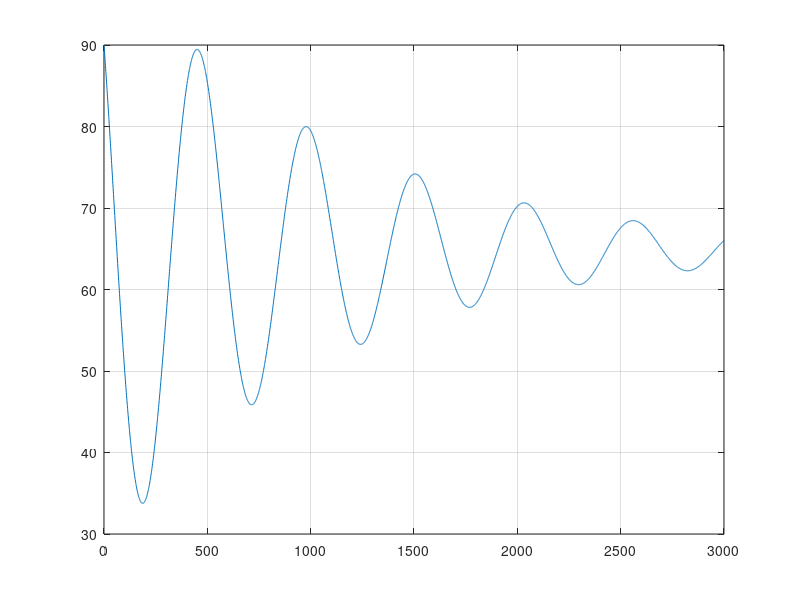
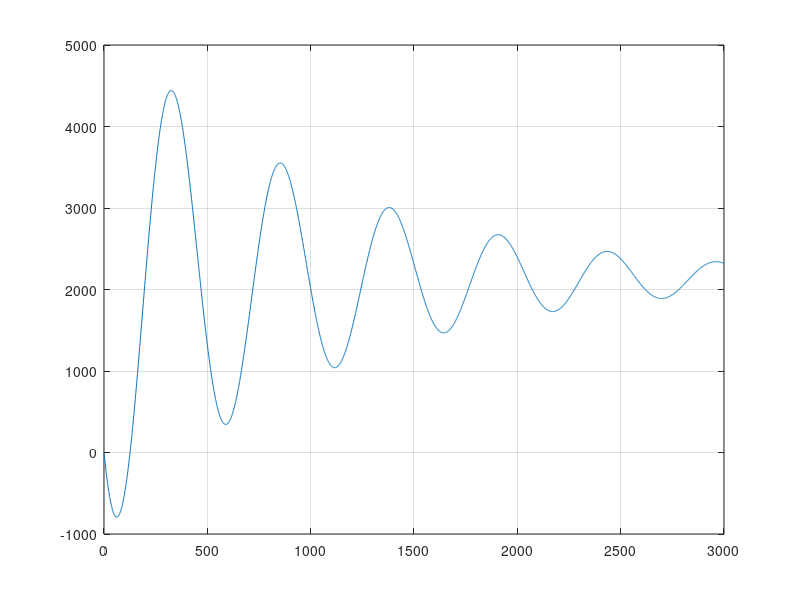

The MATLAB source for these figures, in order:
%%%%%%%%%%%%%%%%%%%%%%%%%%%%%%%%%%%%%%%%%%%%%
%% 《控制之美-卷一(第二版)》 代码
%% 作者：王天威
%% 清华大学出版社
%% 程序名称：7-4_PI_Control_Weight_Loss.m
%% 程序功能：比例积分控制_体重模型
%%%%%%%%%%%%%%%%%%%%%%%%%%%%%%%%%%%%%%%%%%%%%
%% 程序初始化，清空工作空间，缓存，
clear all;
close all;
clc;
% 读取Octave控制和信号数据库（注：如使用Matlab，可删除或注释掉本行代码）
pkg load control
%%%%%%%%%%%%%%%%%系统定义%%%%%%%%%%%%%%%%%%%%%
%% 定义系统变量
S = 5;
h = 175;
a = 20;
alpha = 1.3;
%% 定义初始体重
x0 = [90];
%% 定义参考目标
r = 65;
%% 建立传递函数
G_s = tf([1],[7000,10*alpha]);
%% 定义扰动量
d = -alpha*(6.25*h-5*a+S);
%% 定义PI控制器
%% 读者可以自己调节kp 与 ki
kp = 0;
ki = 1;
C_s = pid(kp,ki);
%% 建立闭环系统
%% 参考值到输出的闭环传递函数
G_cl_r = G_s*C_s/(1+G_s*C_s);
%% 扰动到输出的闭环传递函数
G_cl_d = G_s/(1+G_s*C_s);
t = 0:1:3000;
%% 仿真结果，三个输出
%% 结果为三部分的叠加
x = r*step(G_cl_r,t) + d*step(G_cl_d,t) + 7000*x0*impulse(G_cl_d,t);
%% 定义误差
e = r - x;
%% 计算系统控制量
u = lsim(C_s,e,t);
%% 绘图
figure(1, 'position',[200 100 600 300]);
plot (t,x);
grid on;
figure(2, 'position',[200 100 600 300]);
plot (t,u);
grid on;
